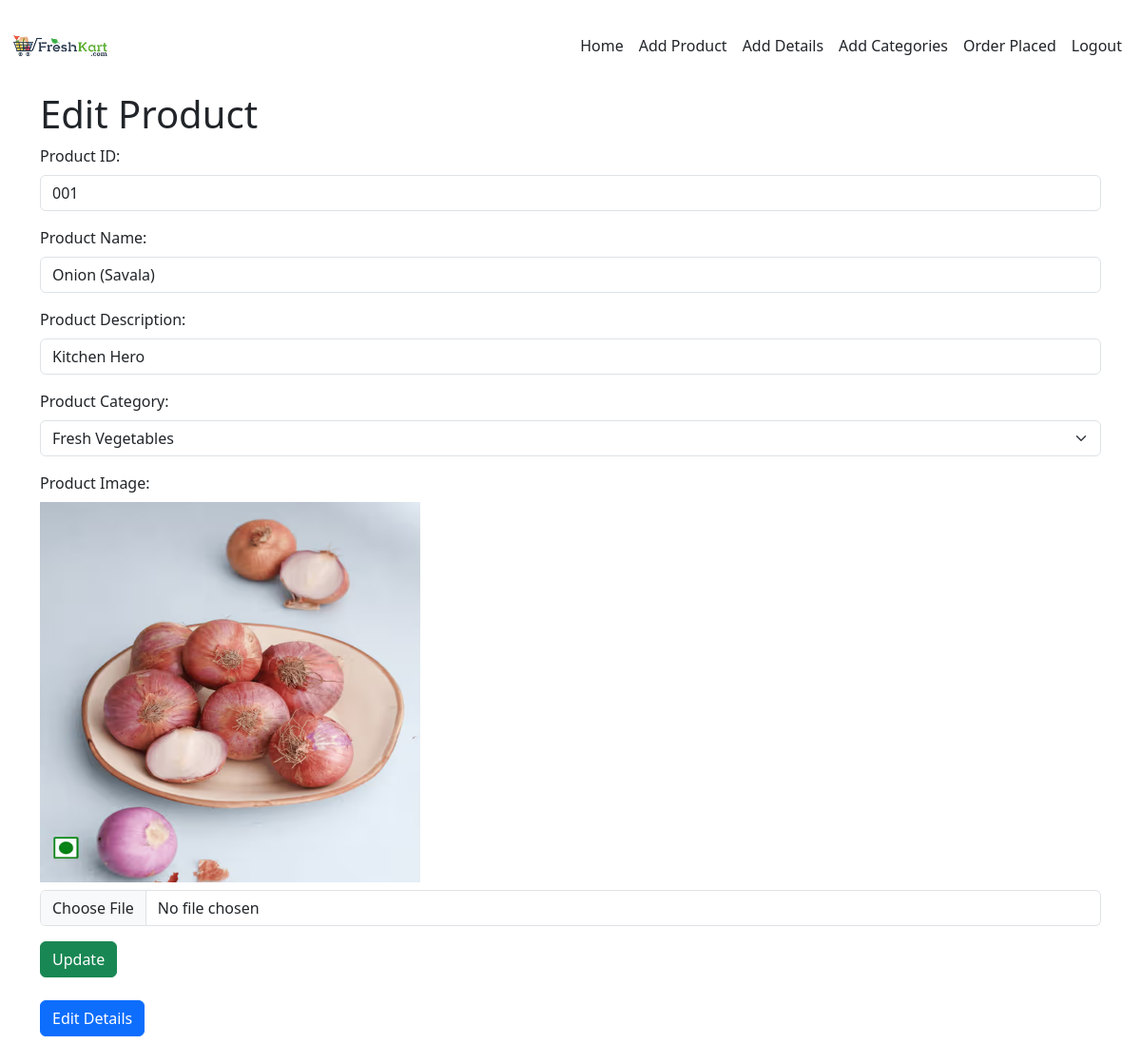
Page /edit/2 on the committed database.
### store/models.py (models this page shows)
class Product(models.Model):
    pid=models.TextField()
    name=models.TextField()
    des=models.TextField()
    category=models.ForeignKey(Category,on_delete=models.CASCADE)
    img=models.FileField()

class Category(models.Model):
    category=models.TextField()

### store/views.py (the view)
# urls.py: path('edit/<id>',views.edit_product),
def edit_product(req,id):
    if req.method=='POST':
        pid=req.POST['p_id']
        name=req.POST['name']
        descri=req.POST['description']
        img=req.FILES.get('p_img')
        if img:
            Product.objects.filter(pk=id).update(pid=pid,name=name,descri=descri)
            data=Product.objects.get(pk=id)
            data.img=img
            data.save()
        else:
            Product.objects.filter(pk=id).update(pid=pid,name=name,des=descri)
        return redirect(shop_home)
    else:
        data=Product.objects.get(pk=id)
        return render(req,'shop/edit.html',{'data':data})

### template/shop/edit.html (shortened to what this page needs)
<!DOCTYPE html>
<html lang="en">
<head>
    {% load static %}
    <link rel="stylesheet" href="{% static 'css/shop.css' %}">
    <link href="https://cdn.jsdelivr.net/npm/bootstrap@5.3.3/dist/css/bootstrap.min.css" rel="stylesheet">
    <link rel="stylesheet" href="https://cdnjs.cloudflare.com/ajax/libs/font-awesome/6.7.2/css/all.min.css" />
</head>
<body>
    <nav class=" navbar navbar-expand-sm bg-white navbar-white fixed-top ">
        <div class="container-fluid">
            <a href="shop_home"><img src="{% static 'images/logo.jpg' %}" alt="Logo" class="img-fluid" style="height: 80px; width: auto;"></a>
          <div class="collapse navbar-collapse justify-content-end " id="collapsibleNavbar">
            <ul class="navbar-nav">
              <li class="nav-item">
                <a class="nav-link  active text-dark" href="../">Home</a>
              </li>
              <li class="nav-item ">
                <a class="nav-link text-dark " href="addproduct">Add Product</a>
              </li>
              <li class="nav-item  ">
                <a class="nav-link text-dark" href="details">Add Details</a>
              </li>
              <li class="nav-item  ">
                <a class="nav-link text-dark" href="categoryyy">Add Categories</a>
              </li>
              <li class="nav-item  ">
                <a class="nav-link text-dark" href="bookings">Order Placed</a>
              </li>
              <li class="nav-item  ">
                <a class="nav-link text-dark" href="logout">Logout</a>
              </li>
            </ul>
          </div>
        </div>
  </nav>
  <div class="container mt-8" style="margin-top: 50px;border-top-width: 50px;">
    <form action="" method="post" enctype="multipart/form-data">
      <h1 style="margin-top: 30px">Edit Product</h1>
        <div class="mb-3">
            <label for="productName" class="form-label">Product ID:</label>
            <input type="text" id="productName" name="p_id" class="form-control" required value="{{data.pid}}">
        </div>
        <div class="mb-3">
            <label for="productName" class="form-label">Product Name:</label>
            <input type="text" id="productName" name="name" class="form-control" required value="{{data.name}}">
        </div>
        <div class="mb-3">
            <label for="productDescription" class="form-label">Product Description:</label>
            <input type="text" id="productDescription" name="description" class="form-control" required value="{{data.des}}">
        </div>
        <div class="mb-3">
            <label for="productCategory" class="form-label">Product Category:</label>
            <select id="productCategory" name="p_categories" class="form-select">
                <option value="{{data.category.category}}">{{data.category.category}}</option>
            </select>
        </div>
        <div class="mb-3">
            <label for="productImage" class="form-label">Product Image:</label><br>
            <img src="{{data.img.url}}" alt="" style="width: 400px; height: 400px;">
            <input type="file" id="productImage" name="p_img" class="form-control mt-2" accept="image/*">
        </div>
        <button type="submit" class="btn btn-success">Update</button>
        <br><br>
        <a href="../editdetails/{{data.pk}}" class="btn btn-primary">Edit Details</a>
    </form>
  </div>
</body>
</html>

### static/css/shop.css (style rules this page uses)
* { margin: 0; padding: 0; box-sizing: border-box; }
body { font-family: Arial, sans-serif; }
.navbar { display: flex; justify-content: space-between; align-items: center; background-color: rgba(255, 255, 255, 0.5); backdrop-filter: blur(50px); transition: background-color 0.3s ease; padding: 10px 20px; position: fixed; top: 0; width: 100%; z-index: 1000; }
.container { max-width: 1000px; margin: 0 auto; padding: 16px; margin-top: 30px; height: 1500px; }

### rows in the picture
Product: p_id "001", name "Onion (Savala)", description "Kitchen Hero", p_categories "Fresh Vegetables", img (picture)
